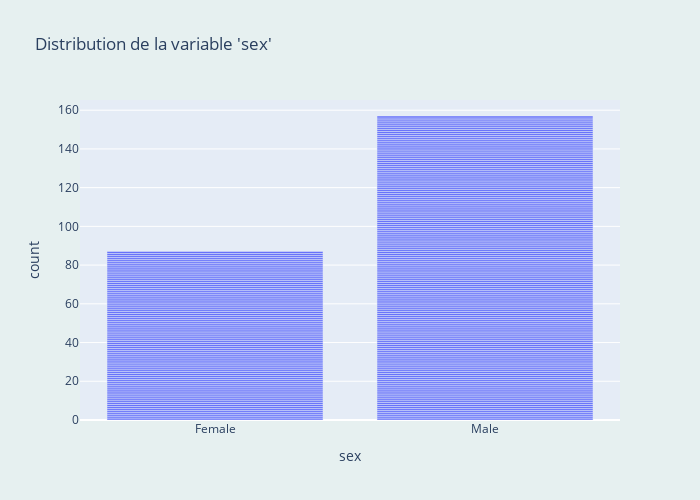

The notebook cell this image was saved under:
### Code cell
# Avec Plotly Express
fig = px.bar(df, x="sex", title="Distribution de la variable 'sex'")
fig.update_traces(showlegend=False)
fig.update_layout(
    autosize=False,
    width=700,
    height=500,
    paper_bgcolor="rgb(230, 240, 240)",
)
fig.show()

### Figure 1 — Plotly figure (JSON) as saved in the notebook; plotly's stock layout.template omitted (floating-point values rounded to 4 significant figures; data arrays with more than 128 entries replaced by an {"elided": "..."} marker saying what was removed)
{"data": [{"hovertemplate": "sex=%{x}<br>count=%{y}<extra></extra>", "legendgroup": "", "marker": {"color": "#636efa", "pattern": {"shape": ""}}, "name": "", "orientation": "v", "showlegend": false, "textposition": "auto", "type": "bar", "x": {"elided": "244 str values"}, "xaxis": "x", "y": {"elided": "244 int values"}, "yaxis": "y"}], "layout": {"autosize": false, "barmode": "relative", "height": 500, "legend": {"tracegroupgap": 0}, "paper_bgcolor": "rgb(230, 240, 240)", "title": {"text": "Distribution de la variable 'sex'"}, "width": 700, "xaxis": {"anchor": "y", "domain": [0, 1], "title": {"text": "sex"}}, "yaxis": {"anchor": "x", "domain": [0, 1], "title": {"text": "count"}}}}
